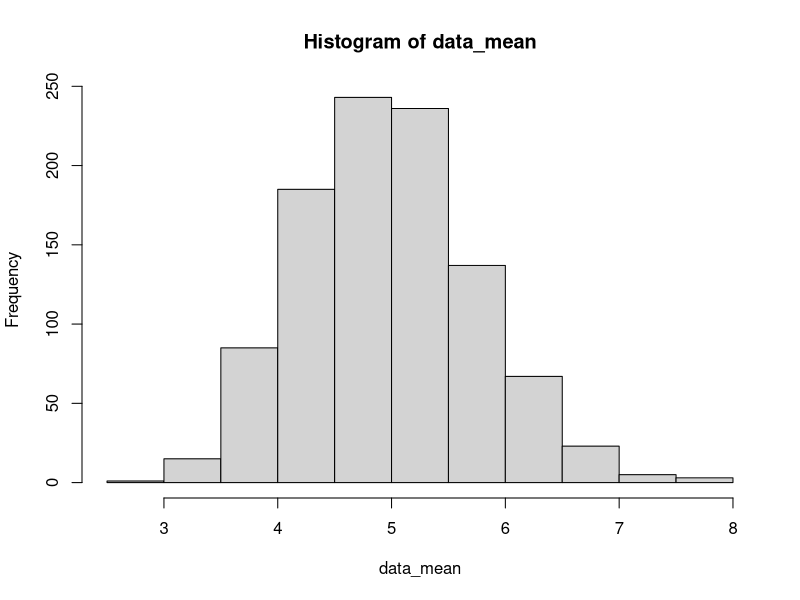
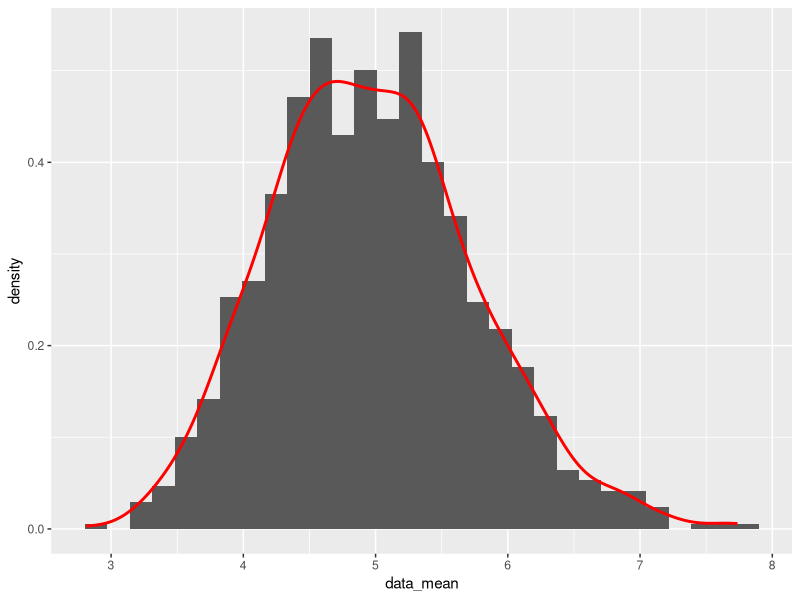

Here is the R script that generated these plots, in order:
## ---- chunk 1
library(ggplot2)
numOSim <- 1000
n <- 40
lambda <- 0.2
set.seed(1234)
data <- matrix(rexp(numOSim * n, rate=lambda), numOSim)
data_mean <- apply(data, 1, mean)
hist(data_mean)
## ---- chunk 2
theory_mean <- 1/lambda
theory_mean
simDist <- round(mean(data_mean), 3)
simDist
## ---- chunk 3
dataDF <- data.frame(data_mean)
grph <- ggplot(dataDF, aes(x=data_mean))
grph <- grph + geom_histogram(aes(y=..density..))
grph + geom_density(colour="red", size=1)
## ---- chunk 4
theoryVar <- round(((1/lambda)^2)/n, 3)
theorySD <- round((1/lambda)/sqrt(n), 3)
theoryVar
theorySD
